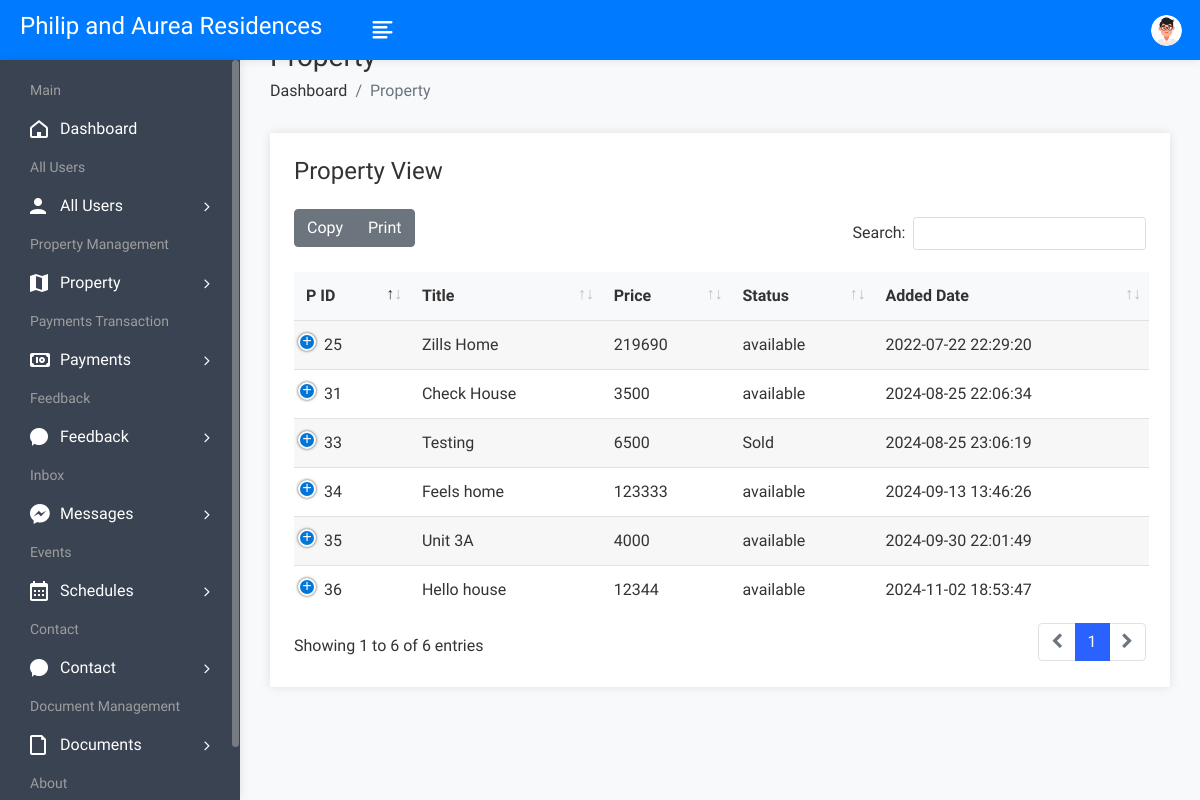
Page /admin/propertyview.php (signed in) on the earlier database version.
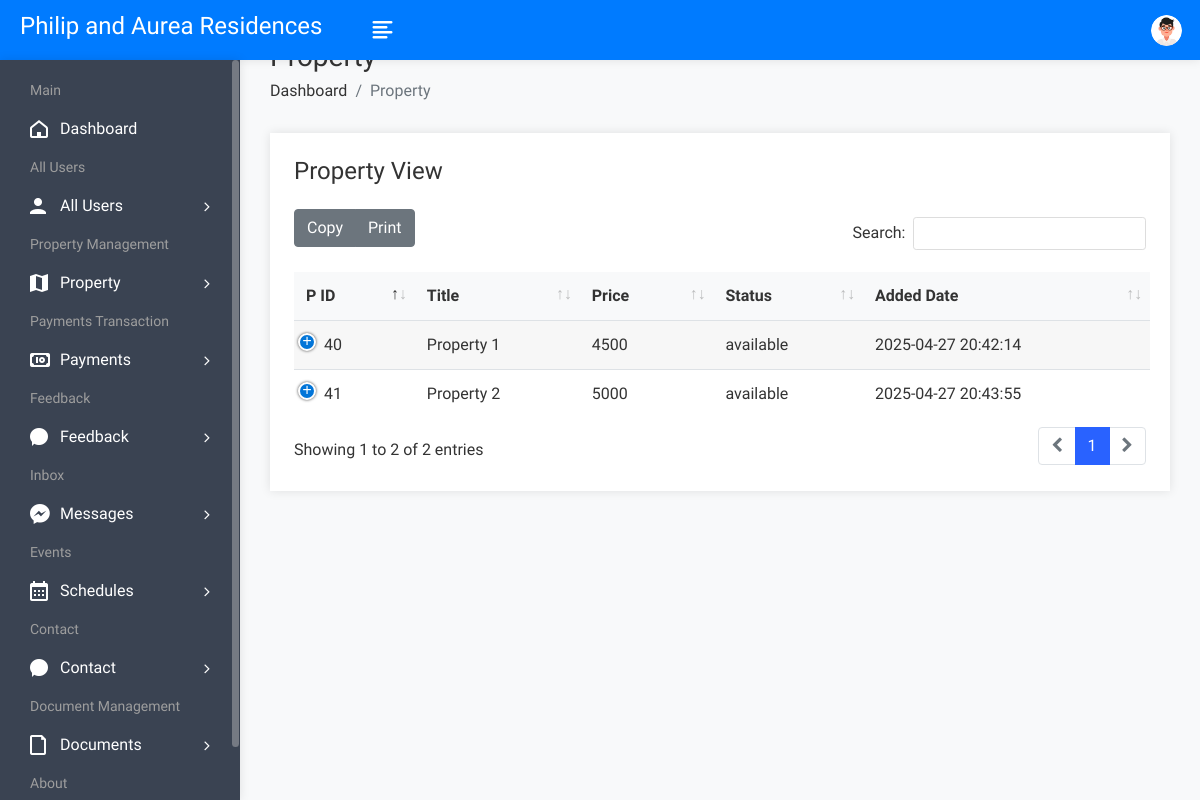
Same page on the later database version.
### tables this page shows
CREATE TABLE `property` (
  `pid` int(50) NOT NULL,
  `title` varchar(200) NOT NULL,
  `pcontent` longtext NOT NULL,
  `type` varchar(100) NOT NULL,
  `bhk` varchar(50) NOT NULL,
  `stype` varchar(100) NOT NULL,
  `bedroom` int(50) NOT NULL,
  `bathroom` int(50) NOT NULL,
  `balcony` int(50) NOT NULL,
  `kitchen` int(50) NOT NULL,
  `hall` int(50) NOT NULL,
  `floor` varchar(50) NOT NULL,
  `size` int(50) NOT NULL,
  `price` int(50) NOT NULL,
  `location` varchar(200) NOT NULL,
  `city` varchar(100) NOT NULL,
  `state` varchar(100) NOT NULL,
  `feature` longtext NOT NULL,
  `pimage` varchar(300) NOT NULL,
  `pimage1` varchar(300) NOT NULL,
  `pimage2` varchar(300) NOT NULL,
  `pimage3` varchar(300) NOT NULL,
  `pimage4` varchar(300) NOT NULL,
  `uid` int(50) NOT NULL,
  `status` varchar(50) NOT NULL,
  `mapimage` varchar(300) NOT NULL,
  `topmapimage` varchar(300) NOT NULL,
  `groundmapimage` varchar(300) NOT NULL,
  `totalfloor` varchar(50) NOT NULL,
  `date` datetime NOT NULL DEFAULT current_timestamp(),
  `isFeatured` int(11) DEFAULT NULL
);

### admin/propertyview.php (the view, shortened to what this page needs)
<!DOCTYPE html>
<html lang="en">
<head>
        <link rel="stylesheet" href="assets/css/bootstrap.min.css">
        <link rel="stylesheet" href="assets/css/font-awesome.min.css">
        <link rel="stylesheet" href="assets/css/feathericon.min.css">
		<link rel="stylesheet" href="assets/plugins/datatables/dataTables.bootstrap4.min.css">
		<link rel="stylesheet" href="assets/plugins/datatables/responsive.bootstrap4.min.css">
		<link rel="stylesheet" href="assets/plugins/datatables/select.bootstrap4.min.css">
		<link rel="stylesheet" href="assets/plugins/datatables/buttons.bootstrap4.min.css">
        <link rel="stylesheet" href="assets/css/style.css">
    </head>
    <body>
				<?php include("header.php"); ?>
            <div class="page-wrapper">
                <div class="content container-fluid">
					<div class="page-header">
						<div class="row">
							<div class="col">
								<h3 class="page-title">Property</h3>
								<ul class="breadcrumb">
									<li class="breadcrumb-item"><a href="dashboard.php">Dashboard</a></li>
									<li class="breadcrumb-item active">Property</li>
								</ul>
							</div>
						</div>
					</div>
					<div class="row">
                            <div class="col-12">
                                <div class="card">
                                    <div class="card-body">
                                        <h4 class="header-title mt-0 mb-4">Property View</h4>
                                        <table id="datatable-buttons" class="table table-striped dt-responsive nowrap">
                                            <thead>
                                                <tr>
                                                    <th>P ID</th>
                                                    <th>Title</th>
                                                    <th>Price</th>
													<th>Status</th>
                                                    <th>Added Date</th>
                                                </tr>
                                            </thead>
                                            <tbody>
												<?php
													$query=mysqli_query($con,"select * from property");
													while($row=mysqli_fetch_row($query))
													{
												?>
                                                <tr>
                                                    <td><?php echo $row['0']; ?></td>
                                                    <td><?php echo $row['1']; ?></td>
                                                    <td><?php echo $row['13']; ?></td>
                                                    <td><?php echo $row['24']; ?></td>
                                                    <td><?php echo $row['29']; ?></td>
                                                </tr>
                                               <?php
												}
												?>
                                            </tbody>
                                        </table>
                                    </div>
                                </div>
                            </div>
                        </div>
				</div>
			</div>
    </body>
</html>

### admin/header.php (shortened to what this page needs)
<div class="header">
              <div class="header-left">
                  <a href="dashboard.php" class="logo">
				<h4 style="color: white">Philip and Aurea Residences</h4>
			</a>
              </div>
		<a href="javascript:void(0);" id="toggle_btn">
			<i class="fe fe-text-align-left"></i>
		</a>
		<ul class="nav user-menu">
			<li class="nav-item dropdown app-dropdown">
				<a href="#" class="dropdown-toggle nav-link" data-toggle="dropdown">
					<span class="user-img"><img class="rounded-circle" src="assets/img/profiles/avatar-01.png" width="31" alt="Ryan Taylor"></span>
				</a>
			</li>
		</ul>
          </div>
          <div class="sidebar" id="sidebar">
              <div class="sidebar-inner slimscroll">
			<div id="sidebar-menu" class="sidebar-menu">
				<ul>
					<li class="menu-title">
						<span>Main</span>
					</li>
					<li>
						<a href="dashboard.php"><i class="fe fe-home"></i> <span>Dashboard</span></a>
					</li>
					<li class="menu-title">
						<span>All Users</span>
					</li>
					<li class="submenu">
						<a href="#"><i class="fe fe-user"></i> <span> All Users </span> <span class="menu-arrow"></span></a>
					</li>
					<li class="menu-title">
						<span>Property Management</span>
					</li>
					<li class="submenu">
						<a href="#"><i class="fe fe-map"></i> <span> Property</span> <span class="menu-arrow"></span></a>
					</li>
					<li class="menu-title">
						<span>Payments Transaction</span>
					</li>
					<li class="submenu">
						<a href="payment.php"><i class="fe fe-money"></i> <span> Payments</span> <span class="menu-arrow"></span></a>
					</li>
                          <li class="menu-title">
                              <span>Feedback</span>
                          </li>
                          <li class="submenu">
                              <a href="#"><i class="fe fe-comment"></i> <span> Feedback </span> <span class="menu-arrow"></span></a>
                          </li>
                          <li class="menu-title">
                              <span>Inbox</span>
                          </li>
                          <li class="submenu">
                              <a href="messages.php"><i class="fe fe-messanger"></i> <span> Messages</span> <span class="menu-arrow"></span></a>
                          </li>
                          <li class="menu-title">
                              <span>Events</span>
                          </li>
                          <li class="submenu">
                              <a href="messages.php"><i class="fe fe-calendar"></i> <span> Schedules</span> <span class="menu-arrow"></span></a>
                          </li>
					<li class="menu-title">
						<span>Contact</span>
					</li>
					<li class="submenu">
						<a href="#"><i class="fe fe-comment"></i> <span> Contact </span> <span class="menu-arrow"></span></a>
					</li>
					<li class="menu-title">
						<span>Document Management</span>
					</li>
                          <li class="submenu">
                              <a href="#"><i class="fe fe-file"></i> <span> Documents </span> <span class="menu-arrow"></span></a>
                          </li>
                          <li class="menu-title">
                              <span>About</span>
                          </li>
				</ul>
			</div>
              </div>
          </div>

Differences in the rows shown:
removed property: pid "25", title "Zills Home", price "219690", status "available", date "2022-07-22 22:29:20"
removed property: pid "31", title "Check House", price "3500", status "available", date "2024-08-25 22:06:34"
removed property: pid "33", title "Testing", price "6500", status "Sold", date "2024-08-25 23:06:19"
removed property: pid "34", title "Feels home", price "123333", status "available", date "2024-09-13 13:46:26"
removed property: pid "35", title "Unit 3A", price "4000", status "available", date "2024-09-30 22:01:49"
removed property: pid "36", title "Hello house", price "12344", status "available", date "2024-11-02 18:53:47"
added property: pid "40", title "Property 1", price "4500", status "available", date "2025-04-27 20:42:14"
added property: pid "41", title "Property 2", price "5000", status "available", date "2025-04-27 20:43:55"
Other differences:
text written by a page script: "Copy Print Search: Showing 1 to 6 of 6 entries 1" → "Copy Print Search: Showing 1 to 2 of 2 entries 1"
